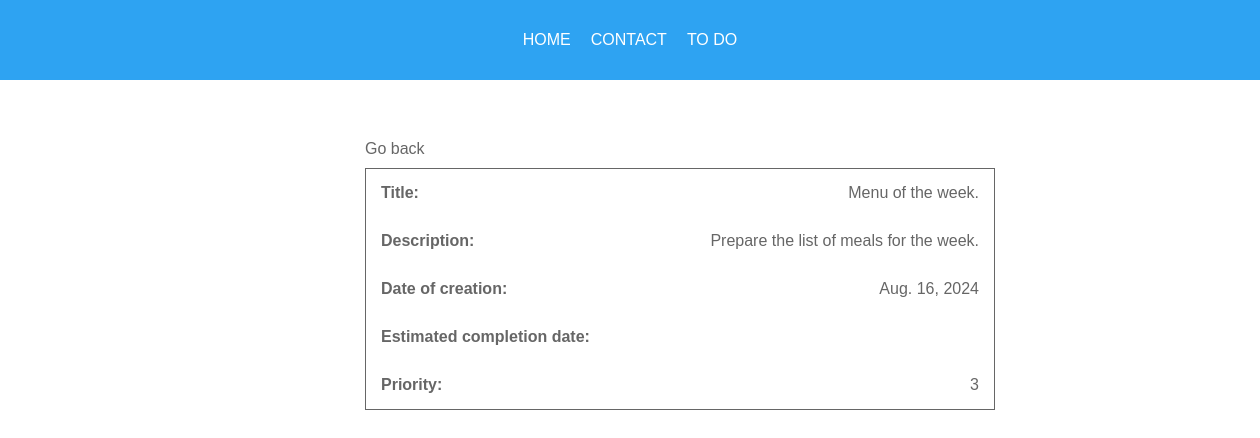
Screenshot of /to_do/view/3 with the database file from the repository.
### to_do/models.py (models this page shows, shortened)
class Todo(models.Model):
    title=models.CharField(max_length=100, blank=False, null=False)
    description=models.TextField(blank=True, null=True)
    date=models.DateField(default=date.today)
    estimated_end=models.DateField(blank=True, null=True)
    priority=models.IntegerField(default=3)

### to_do/views.py (the view)
# urls.py: path('view/<int:id>', views.view, name='contact_view'),
def view(request, id):
    todo=Todo.objects.get(id=id)
    context={
        'todo':todo
    }
    return render(request, 'to_do/detail.html', context)

### templates/to_do/detail.html (shortened to what this page needs)
{% extends 'layout/base.html' %}
{% block 'content' %}
    <span class="aux-btns"><a href="{% url 'to_do' %}">Go back</a></span>
        <ul class="list">
            <li><b>Title: </b>{{ todo.title }}</li>
            <li><b>Description: </b>{{ todo.description }}</li>
            <li><b>Date of creation: </b>{{ todo.date }}</li>
            <li><b>Estimated completion date: </b>{{ todo.estimated_ed }}</li>
            <li><b>Priority: </b>{{ todo.priority }}</li>
        </ul>
{% endblock %}

### static/css/style.css (style rules this page uses)
:root { --color-primary: #2ea3f2; --color-text:#666; font-family: Verdana, Geneva, Tahoma, sans-serif; }
* { margin: 0; padding: 0; box-sizing: border-box; font-family: Verdana, Geneva, Tahoma, sans-serif; color: var(--color-text); }
.list { display: flex; flex-direction: column; border: 1px solid var(--color-text); width: 50%; list-style-type: none; }
.list li { padding: 15px; width: 100%; border-bottom: qpx solid var(--color-text); display: flex; justify-content: space-between; align-items: center; }
.aux-btns { width: 50%; display: flex; justify-content: flex-start; margin: 10px; }
.aux-btns a { padding-right: 10px; text-decoration: none; }

### rows the page displays
Todo: title "Menu of the week.", description "Prepare the list of meals for the week.", date "Aug. 16, 2024", priority "3"
